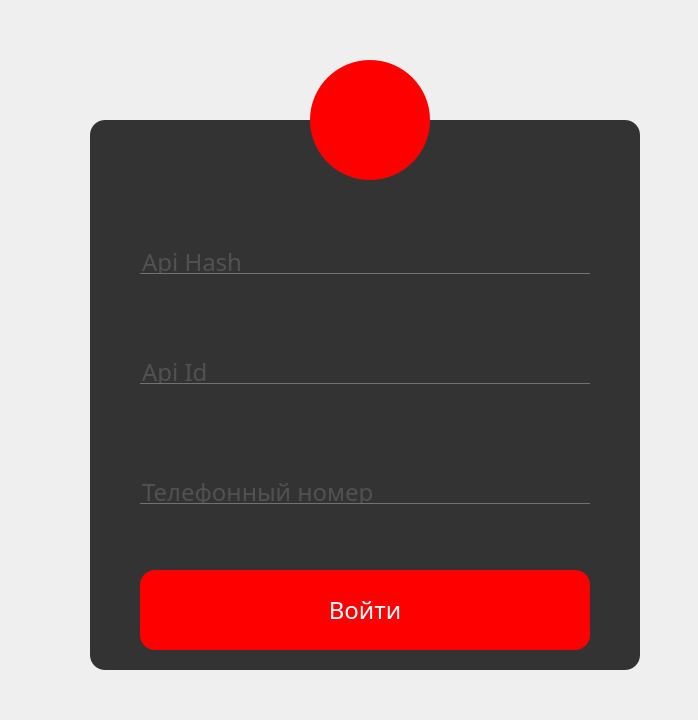
<?xml version="1.0" encoding="UTF-8"?>
<ui version="4.0">
 <class>Dialog</class>
 <widget class="QDialog" name="Dialog">
  <property name="geometry">
   <rect>
    <x>0</x>
    <y>0</y>
    <width>698</width>
    <height>720</height>
   </rect>
  </property>
  <property name="windowTitle">
   <string>Dialog</string>
  </property>
  <property name="styleSheet">
   <string notr="true">*{
font-family: centry gothic;
font-size: 24px;
}</string>
  </property>
  <widget class="QFrame" name="frame">
   <property name="geometry">
    <rect>
     <x>90</x>
     <y>120</y>
     <width>550</width>
     <height>550</height>
    </rect>
   </property>
   <property name="styleSheet">
    <string notr="true">QFrame{ 
background: #333;
border-radius: 15px
}</string>
   </property>
   <property name="frameShape">
    <enum>QFrame::Shape::StyledPanel</enum>
   </property>
   <property name="frameShadow">
    <enum>QFrame::Shadow::Raised</enum>
   </property>
   <widget class="QPushButton" name="loginButton">
    <property name="geometry">
     <rect>
      <x>50</x>
      <y>450</y>
      <width>450</width>
      <height>80</height>
     </rect>
    </property>
    <property name="styleSheet">
     <string notr="true">QPushButton{
background: red;
border-radius: 15px;
color: white;
}
QPushButton::hover { 
color: red;
border-radius: 15px;
background: #49ebff
}</string>
    </property>
    <property name="text">
     <string>Войти</string>
    </property>
   </widget>
   <widget class="QLineEdit" name="lineEdit">
    <property name="geometry">
     <rect>
      <x>50</x>
      <y>130</y>
      <width>450</width>
      <height>24</height>
     </rect>
    </property>
    <property name="styleSheet">
     <string notr="true">QLineEdit{
background: transparent;
border: none;
color: #717072;
border-bottom: 1px solid #717072;
}
</string>
    </property>
    <property name="text">
     <string/>
    </property>
    <property name="placeholderText">
     <string>Api Hash</string>
    </property>
   </widget>
   <widget class="QLineEdit" name="lineEdit_2">
    <property name="geometry">
     <rect>
      <x>50</x>
      <y>240</y>
      <width>450</width>
      <height>24</height>
     </rect>
    </property>
    <property name="styleSheet">
     <string notr="true">QLineEdit{
background: transparent;
border: none;
color: #717072;
border-bottom: 1px solid #717072;
}
</string>
    </property>
    <property name="text">
     <string/>
    </property>
    <property name="placeholderText">
     <string>Api Id</string>
    </property>
   </widget>
   <widget class="QLineEdit" name="lineEdit_3">
    <property name="geometry">
     <rect>
      <x>50</x>
      <y>360</y>
      <width>450</width>
      <height>24</height>
     </rect>
    </property>
    <property name="styleSheet">
     <string notr="true">QLineEdit{
background: transparent;
border: none;
color: #717072;
border-bottom: 1px solid #717072;
}
</string>
    </property>
    <property name="text">
     <string/>
    </property>
    <property name="placeholderText">
     <string>Телефонный номер</string>
    </property>
   </widget>
  </widget>
  <widget class="QToolButton" name="toolButton">
   <property name="geometry">
    <rect>
     <x>310</x>
     <y>60</y>
     <width>120</width>
     <height>120</height>
    </rect>
   </property>
   <property name="styleSheet">
    <string notr="true">QToolButton{ 
background: red;
border-radius: 60px;
}</string>
   </property>
   <property name="text">
    <string/>
   </property>
   <property name="icon">
    <iconset>
     <normaloff>../../../assets/images/auth.png</normaloff>../../../assets/images/auth.png</iconset>
   </property>
   <property name="iconSize">
    <size>
     <width>48</width>
     <height>48</height>
    </size>
   </property>
  </widget>
  <widget class="QWidget" name="gridLayoutWidget">
   <property name="geometry">
    <rect>
     <x>90</x>
     <y>60</y>
     <width>2</width>
     <height>2</height>
    </rect>
   </property>
   <layout class="QGridLayout" name="gridLayout_3"/>
  </widget>
 </widget>
 <resources>
  <include location="../../../images.qrc"/>
 </resources>
 <connections/>
</ui>
